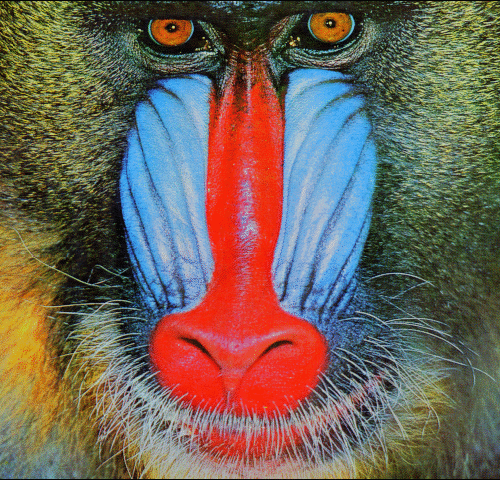
#> input picture Analysis/15IT245_M3_TestCases/bmp/15IT245_M3_TestCase2/15IT245_M3_image.bmp, 500 x 480 px
$ python 15IT245_M3_Analysis.py   (Python 2 division)
#> lines starting #> are read from the running program, lines starting #| are printed output that depends on the picture
import numpy as np
import cv2
from PIL import Image
import matplotlib.pyplot as plt
import matplotlib.image as mpimg
import math
from collections import deque
import pylab
import math


print "Reading image to be encrypted"
im= cv2.imread("15IT245_M3_image.bmp",0)
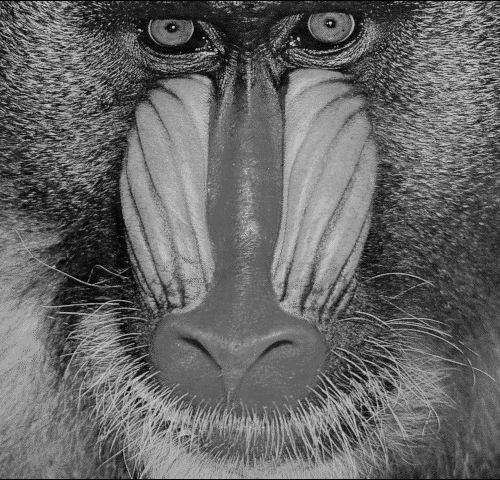
#> im: shape (480, 500); min 6, max 201, mean 102.9

#Cropping the image to 6*6 pixels
# im = im[0:3,0:3]
# cv2.imshow("grayscale",img)
# cv2.waitKey(0)

print "Converting image to grayscale and writing"
cv2.imwrite("15IT245_M3_grayscale.bmp",im)
#print img[0,0]

img = cv2.imread("15IT245_M3_grayscale.bmp",0)

print "The image size is:", img.size
#| The image size is: 240000
print "Image shape is:",img.shape
#| Image shape is: (480, 500)

rows=img.shape[0]
cols=img.shape[1]

print "Rows are ",rows
#| Rows are  480
print "Columns are ", cols
#| Columns are  500

pixel=np.zeros(shape=(rows,cols))
pixel=pixel.astype(int)

for i in range(rows):
	for j in range(cols):
		pixel[i,j]=img[i,j]

# [10 lines of commented-out code are left out]
print "Generating keys kr and kc for encryption"
kr = np.random.uniform(low=0, high=math.pow(2,8)-1, size=(rows,))
kr=kr.astype(int)
print "kr is ",kr
#| kr is  [139 182 153 138 108 164 111 227 245  97 201 134 144 236  18  22   5 212
#|  198 221 249 203 117 199  30 163  36 240 133 105  67 197 116 144   4 157
#|  156 157 240 173  91 111 177  15 170 171  53  32  80  92 145 111 252  26
#|   53  41 166  64 118  62  40  28 167  35  50  94 209  24 213  24 248 119
#|  249 154 188   9  72  30  75  30  81 105  16 176 144  67 133  23 146 236
#|   81 170  33 182  73  46 149   5 211   1 172  68 187 245  63 146 150 145
#> (further printed lines are left out)
print type(kr)
#| <class 'numpy.ndarray'>

rotkr=list(reversed(kr))
rotkr=np.asarray(rotkr)
print "rotkr is ",rotkr
#| rotkr is  [115 253 246 178 191 239 221 161 240 128  60 213  77 114  43  60 190  95
#|   96  69 224 186  14 175  59 242  27  63 252  75 230 247 251 207  88  59
#|   11 235 211  91 105 180  73 141 108 131 169  62 168  61  73 199  16 252
#|  125 162  41 104 252 248 157  29   3  33  64  56  64  17 109   3   8 156
#|   59  83 115 221 241  25 236 102  47   4  90  90 244   8 216  65 108  15
#|  101 160  40 207 231 209 146 242 116 218 150 116 244 203  40  61 162 192
#> (further printed lines are left out)
print type(rotkr)
#| <class 'numpy.ndarray'>

kc = np.random.uniform(low=0, high=math.pow(2,8)-1, size=(cols,))
kc=kc.astype(int)
print "kc is ",kc
#| kc is  [ 18  74  38 106  33 154  97 228 246 139  70 151 228 103 140  69 116 102
#|   63 128  79  95 133 191  85 235 219  12  64 113  26  88 188 173 158 181
#|   52  87 172 224 138  72   7 181   2  95 135 235  22 103   6  87 158  71
#|   53  29 147 177 171 241   0 165 153 150 245   4 177 207 130  85 201  24
#|  112 132 176  23  58 104 158 226 157  34 250 222 128 235 138 235 211 246
#|  234   9  44  99 242  76  40 226 113 231  40 168 112  19 177  63  10  15
#> (further printed lines are left out)

rotkc=list(reversed(kc))
rotkc=np.asarray(rotkc)
print "rotkc is ",rotkc
print type(rotkc)

#rows sum
for i in range(rows):
	sum=0
	for j in range(cols):
		sum=sum+pixel[i,j]
	if(sum%2==0):
		d=deque(pixel[i])
		d.rotate(kr[i]) #right circular shift by kr[i] positions
		d=list(d)
		pixel[i]=d
	else:
		d=deque(pixel[i])
		d.rotate(-kr[i]) #left circular shift by kr[i] positions
		d=list(d)
		pixel[i]=d
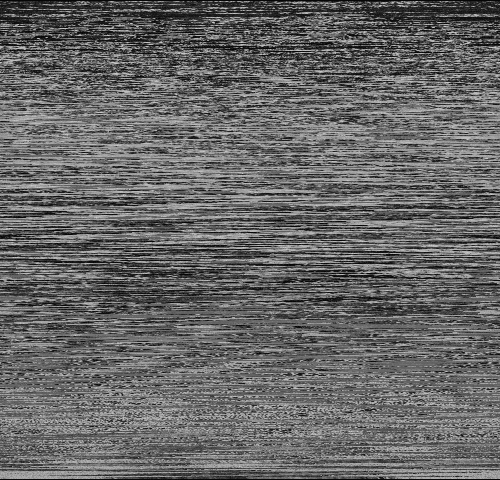
#> pixel: shape (480, 500) int64; min 6, max 201, mean 102.9

print "After scrambling rows:\n",pixel
#cols sum
for j in range(cols):
	sum=0
	for i in range(rows):
		sum=sum+pixel[i,j]
	if(sum%2==0):
		d=deque(pixel[:,j])
		d.rotate(-kc[j]) #up(left) circular shift by kc[j] positions
		d=list(d)
		pixel[:,j]=d
	else:
		d=deque(pixel[:,j])
		d.rotate(kc[j]) #down(right) circular shift by kc[j] positions
		d=list(d)
		pixel[:,j]=d


# print type(pixel)
print "After scrambling rows and columns:\n",pixel

pixel2=np.zeros(shape=(rows,cols))
pixel2=pixel2.astype(int)

pixel3=np.zeros(shape=(rows,cols))
pixel3=pixel3.astype(int)

#row exor
for i in range(rows):
	if(i%2==1):
		pixel2[i]=pixel[i]^kc
	else:
		pixel2[i]=pixel[i]^rotkc
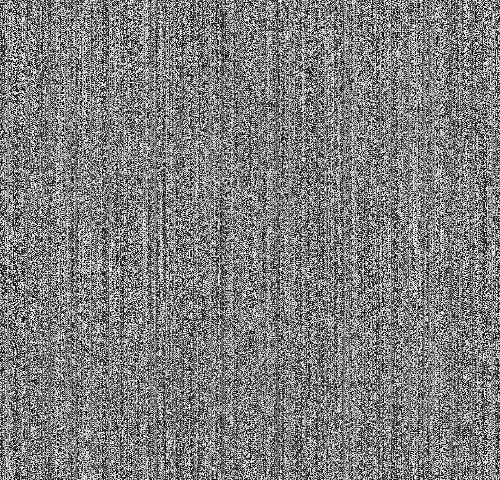
#> pixel2: shape (480, 500) int64; min 0, max 255, mean 125.7
#col exor
print "After row exor, pixel2 is \n",pixel2

for j in range(cols):
	if(j%2==1):
		pixel3[:,j]=pixel2[:,j]^kr
	else:
		pixel3[:,j]=pixel2[:,j]^rotkr
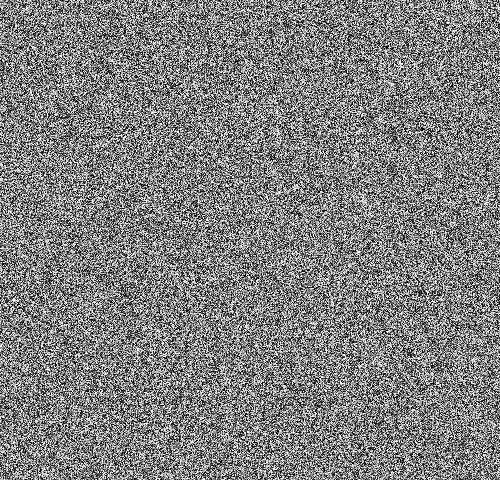
#> pixel3: shape (480, 500) int64; min 0, max 255, mean 127.6

print "After col exor, pixel3 is \n", pixel3
print type(pixel3)

# [4 lines of commented-out code are left out]
cv2.imwrite("15IT245_M3_encrypted.bmp",pixel3)

print "\n\n\nENCRYPTED IMAGE WRITTEN\n\n\n"

print "STARTING STEGANOGRAPHY\n\n\n"


msg= cv2.imread("15IT245_M3_encrypted.bmp",0)

print "Pixel values of encrypted image read are:\n",msg


binary=[]

for i in range(rows):
	b=[]
	for j in range(cols):
		val=msg[i,j]
		val1 = '{0:08b}'.format(val)
		b.append(val1)
	binary.append(b)
#> after the loop, binary = 480 items

print "The binary form of the encrypted image\n",binary

print("Reading cover image\n")

img_cover = cv2.imread("15IT245_M3_cover.png")
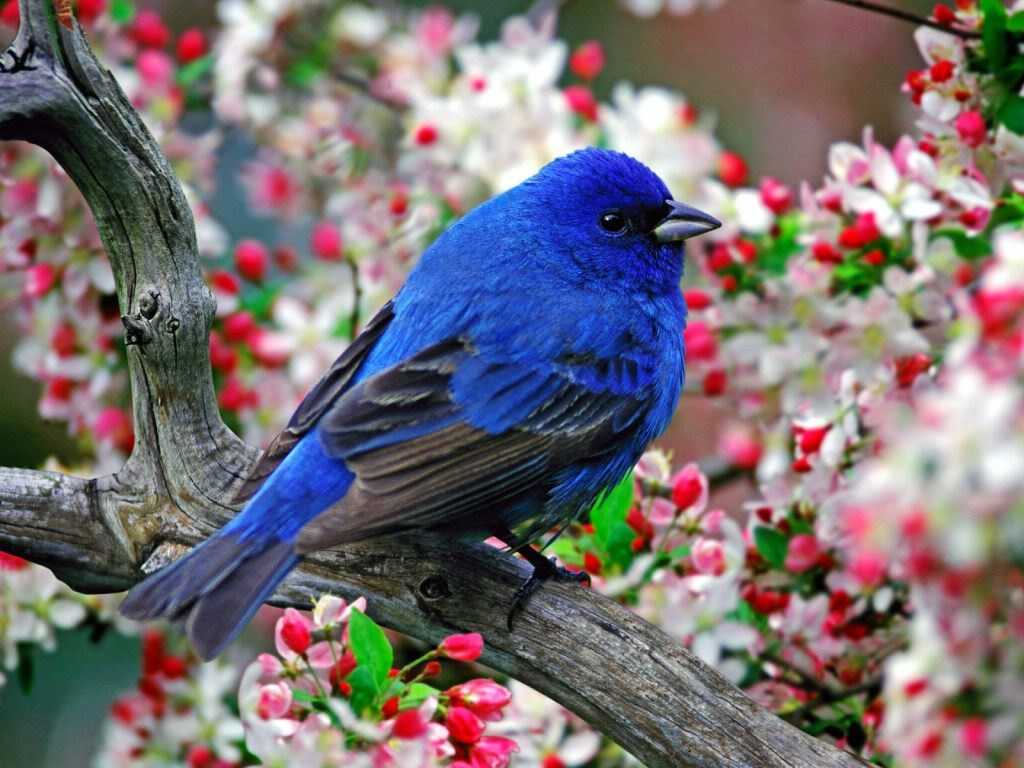
#> input picture Analysis/15IT245_M3_TestCases/bmp/15IT245_M3_TestCase2/15IT245_M3_cover.png, 1024 x 768 px
#> img_cover is the input picture: shape (768, 1024, 3); mean B, G, R 114.9, 111.1, 120.7

# [5 lines of commented-out code are left out]

print "Cover image is \n",img_cover
print "The image size is:", img_cover.size
print "Image shape is:",img_cover.shape

#For spliting the image into red green and blue channels
blue = img_cover[:,:,0]
green = img_cover[:,:,1]
red= img_cover[:,:,2]

red_stego = red.copy()
blue_stego = blue.copy()
green_stego = green.copy()

#getting the dimensions of the image
shape=img_cover.shape
rows_cover = shape[0]
col_cover = shape[1]

print "Red starting"
#for red
for i in range(rows):
	for j in range(cols):
		red_val = red[i][j]
		# [5 lines of commented-out code are left out]
		bin_2bits = binary[i][j][6:]
		#print "the last two bits extracted from the pixels binary(which is to be embedded in red pixel) is: ",bin_2bits, "for pixel ", count

		# count=count+1


		#Converting integer values 8 bit binary
		red_bin =  '{0:08b}'.format(red_val)
		# green_bin =  '{0:08b}'.format(green_val)
		# blue_bin =  '{0:08b}'.format(blue_val)

		#print "red_bin value", red_bin

		red_2bits = red_bin[6:]
		#print "Last two bits of red pixel for pixel ",count," is ",red_2bits

		#print "bin2bits[0]",bin_2bits[0]

		#exor operation

		input_a0 = int(bin_2bits[0],2)
		#print "input_a",input_a0,type(input_a0)
		input_b0 = int(red_2bits[0],2)
		#print "input_b",input_b0,type(input_b0)
		xor_res0 = bin(input_a0^input_b0)
		xor_res0= xor_res0[2:] #after removing 0b

		input_a1 = int(bin_2bits[1],2)
		#print "input_a",input_a1,type(input_a1)
		input_b1 = int(red_2bits[1],2)
		#print "input_b",input_b1,type(input_b1)
		xor_res1 = bin(input_a1^input_b1)
		xor_res1 = xor_res1[2:] #after removing 0b


		#print "result of xor is: ",xor_res0,xor_res1
		#print "type",type(xor_res0)

		stego = red_bin[0:6]+xor_res0+xor_res1
		#print "stego 8 bit binary value is ",stego, " for pixel ", count
		int_red=int(stego,2)
		red_stego[i][j] = int_red
	# if count==len(binary):
	# 		break


print "Encrypted image is\n",msg

print "Red is\n",red
print "Red_stego is\n",red_stego

print "Green starting"

	#for green
for i in range(rows):
	#print "gree"

	for j in range(cols):

		green_val = green[i][j]

		#print "count is",count
		# if count==len(binary):
		# 	break
		bin_2bits = binary[i][j][4:6]
		#print "The 5th and 6th of message is: ",bin_2bits, " for pixel ", count

		# count=count+1
			#Converting integer values 8 bit binary

		green_bin =  '{0:08b}'.format(green_val)
		#print "green_bin value", green_bin
		green_2bits = green_bin[6:]
		#print "last 2 bits of green pixel is: ",green_2bits, " for pixel ", count
			#print "bin2bits[0]",bin_2bits[0]

		#exor operation

		input_a0 = int(bin_2bits[0],2)
		#print "input_a",input_a0,type(input_a0)
		input_b0 = int(green_2bits[0],2)
		#print "input_b",input_b0,type(input_b0)
		xor_res0 = bin(input_a0^input_b0)
		xor_res0= xor_res0[2:] #after removing 0b
		input_a1 = int(bin_2bits[1],2)
		#print "input_a",input_a1,type(input_a1)
		input_b1 = int(green_2bits[1],2)
		#print "input_b",input_b1,type(input_b1)
		xor_res1 = bin(input_a1^input_b1)
		xor_res1 = xor_res1[2:] #after removing 0b
		#print "result of xor for green pixel is: ",xor_res0,xor_res1
		#print "type",type(xor_res0)
		stego = green_bin[0:6]+xor_res0+xor_res1
		#print "stego 8 bit binary value for green pixel is: ",stego
		int_green=int(stego,2)
		green_stego[i][j] = int_green


print "Message is \n",msg
print "Green is\n",green
print "Green Stego is\n",green_stego


print "Blue starting"

#for blue
for i in range(rows):

	for j in range(cols):


		blue_val = blue[i][j]

			#print "count is",count
			# if count==len(binary):
			# 	break
		bin_4bits = binary[i][j][0:4]
		#print "the first 4 bits of the message are: ",bin_4bits," for pixel ",count

			# count=count+1


			#Converting integer values 8 bit binary

		blue_bin =  '{0:08b}'.format(blue_val)


			#print "blue_bin value", blue_bin

		blue_4bits = blue_bin[4:]
		#print "last four bits of blue pixel are: ",blue_4bits, " for pixel ",count
			#print "bin4bits[0]",bin_4bits[0]

			#exor operation

		input_a0 = int(bin_4bits[0],2)
		#print "input_a",input_a0,type(input_a0)
		input_b0 = int(blue_4bits[0],2)
		#print "input_b",input_b0,type(input_b0)
		xor_res0 = bin(input_a0^input_b0)
		xor_res0= xor_res0[2:] #after removing 0b
		input_a1 = int(bin_4bits[1],2)
		#print "input_a",input_a1,type(input_a1)
		input_b1 = int(blue_4bits[1],2)
			#print "input_b",input_b1,type(input_b1)
		xor_res1 = bin(input_a1^input_b1)
		xor_res1 = xor_res1[2:] #after removing 0b
		input_a2 = int(bin_4bits[2],2)
			#print "input_a",input_a2,type(input_a1)
		input_b2 = int(blue_4bits[2],2)
			#print "input_b",input_b2,type(input_b2)
		xor_res2 = bin(input_a2^input_b2)
		xor_res2 = xor_res2[2:] #after removing 0b

		input_a3 = int(bin_4bits[3],2)
			#print "input_a",input_a3,type(input_a3)
		input_b3 = int(blue_4bits[3],2)
			#print "input_b",input_b3,type(input_b3)
		xor_res3 = bin(input_a3^input_b3)
		xor_res3 = xor_res3[2:] #after removing 0b


		#print "result of xor for blue pixel",xor_res0,xor_res1, " for pixel ", count
			#print "type",type(xor_res0)

		stego = blue_bin[0:4]+xor_res0+xor_res1+xor_res2+xor_res3
		#print "stego 8 bit binary value of blue pixel is: ",stego, "for pixel", count
		int_blue=int(stego,2)
		blue_stego[i][j] = int_blue


print "Message \n",msg
print "Blue\n",blue
print "Blue stego\n",blue_stego


# Merging the rgb components
print "Merging BGR components"

merge_img =  cv2.merge((blue_stego,green_stego,red_stego))
cv2.imwrite('15IT245_M3_stego.png',merge_img)


bit_xor = merge_img^img_cover
print "The merge image is", merge_img

print "The original image is\n", img_cover
# print "The merge image is", merge_img
print "The bit_xor imge is: ",bit_xor
# print "bit_xor[0][0]", bit_xor[0][0]
print bit_xor.shape


lred=[]
lgreen=[]
lblue=[]
lred_final=[]
lgreen_final=[]
lblue_final=[]
l_encr_words=[]
l_encr_words_int=[]

print "Rows and cols of cover are ",rows_cover,col_cover
#For red
for i in range(rows_cover):
	lred=[]
	for j in range(col_cover):
		# [4 lines of commented-out code are left out]
		r_bin = '{0:02b}'.format(bit_xor[i][j][2])


		#l_int=int(l_encr, 2)   #Converting into integer
		lred.append(r_bin)
	lred_final.append(lred)
#> after the loop, lred_final = 768 items
print "After extracting red values \n",lred_final

#For green
for i in range(rows_cover):
	lgreen=[]

	for j in range(col_cover):

			#b_bin = '{0:04b}'.format(bit_xor[i][j][0])
		g_bin = '{0:02b}'.format(bit_xor[i][j][1])
			#r_bin = '{0:02b}'.format(bit_xor[i][j][2])

			#l_int=int(l_encr, 2)   #Converting into integer
		lgreen.append(g_bin)
	lgreen_final.append(lgreen)
#> after the loop, lgreen_final = 768 items
print "After extracting green values\n",lgreen_final
#For blue
for i in range(rows_cover):
	lblue=[]
	for j in range(col_cover):

		#print "b value before ",bit_xor[i][j][0]
		b_bin = '{0:04b}'.format(bit_xor[i][j][0])
		#print "b value 4 bits ",b_bin

		lblue.append(b_bin)
	lblue_final.append(lblue)
#> after the loop, lblue_final = 768 items
# print "Length of list for b is ",len(l_encr_words_blue)
print "After extracting blue values\n",lblue_final
lsemifinal=[]
lfinal=[]
lfinalint=[]
lsemifinalint=[]
for i in range(rows_cover):
	lsemifinalint=[]
	lsemifinal=[]
	for j in range(col_cover):
		# print "blue value ", lblue_final[i][j]
		# print "green value ", lgreen_final[i][j]
		# print "red value ", lred_final[i][j]

		k = lblue_final[i][j] + lgreen_final[i][j] + lred_final[i][j]
		kint=int(k,2)
		# print k
		lsemifinal.append(k)
		lsemifinalint.append(kint)
	lfinal.append(lsemifinal)
	lfinalint.append(lsemifinalint)
#> after the loop, lfinal = 768 items; lfinalint = 768 items

print "Encrypted extracted\n",lfinalint
print "Actual encrypted\n",msg


extracted=np.array(lfinalint)
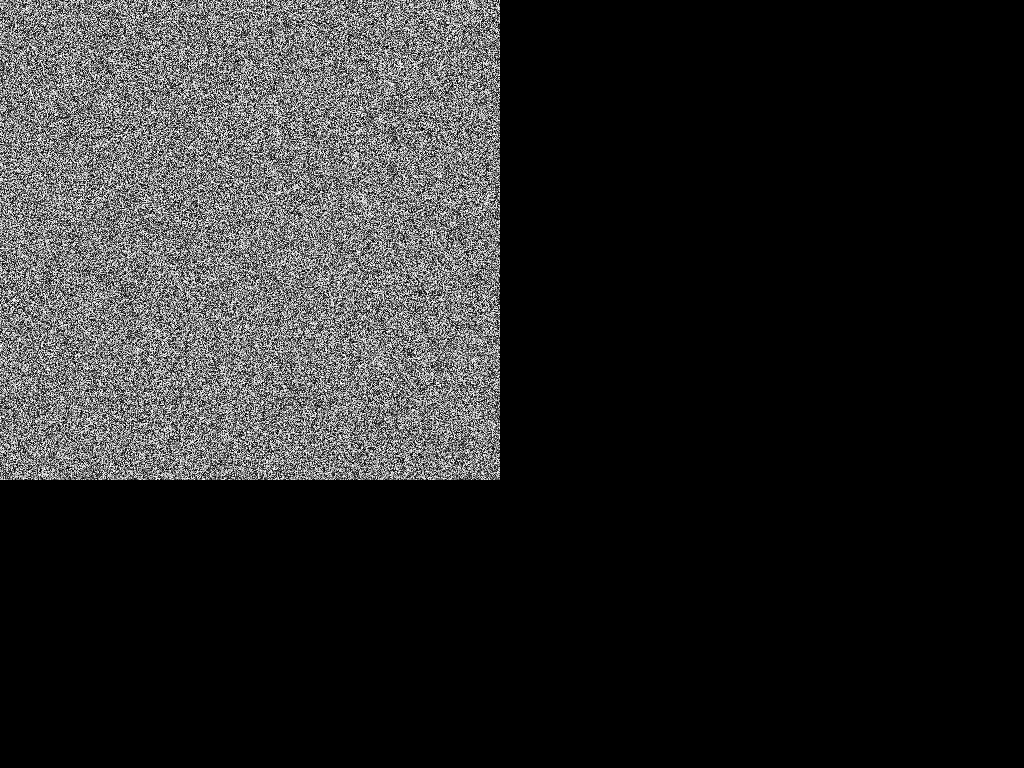
#> extracted: shape (768, 1024) int64; min 0, max 255, mean 39
print extracted,type(extracted)

rowzero=np.where(~extracted.any(axis=1))[0]
#> rowzero = 288 values from 480 to 767
minrow=rowzero[0]
#> minrow = 480

colzero=np.where(~extracted.any(axis=0))[0]
#> colzero = 524 values from 500 to 1023
mincol=colzero[0]
#> mincol = 500

print minrow,mincol

img2=extracted[0:minrow,0:mincol]
print "Image extracted after removing rows and columns which are zero\n",img2

print ("\n\n\nDECRYPTION\n\n\n")

# [17 lines of commented-out code are left out]


print "The image size is:", img2.size
print "Image shape is:",img2.shape

rows2=img2.shape[0]
cols2=img2.shape[1]

print "Rows are ",rows2
print "Columns are ", cols2

pixel3_dec=np.zeros(shape=(rows2,cols2))
pixel3_dec=pixel3_dec.astype(int)

for j in range(cols2):
	if(j%2==1):
		pixel3_dec[:,j]=img2[:,j]^kr
	else:
		pixel3_dec[:,j]=img2[:,j]^rotkr


print "pixel3_dec is \n",pixel3_dec


pixel2_dec=np.zeros(shape=(rows2,cols2))
pixel2_dec=pixel2_dec.astype(int)

for i in range(rows2):
	if(i%2==1):
		pixel2_dec[i]=pixel3_dec[i]^kc
	else:
		pixel2_dec[i]=pixel3_dec[i]^rotkc


print "pixel2_dec \n",pixel2_dec


#unscramble

for j in range(cols2):
	sum=0
	for i in range(rows2):
		sum=sum+pixel2_dec[i,j]
	if(sum%2==0):
		d=deque(pixel2_dec[:,j])
		d.rotate(kc[j]) #down circular shift by kc[j] positions
		d=list(d)
		pixel2_dec[:,j]=d
	else:
		d=deque(pixel2_dec[:,j])
		d.rotate(-kc[j]) #up circular shift by kc[j] positions
		d=list(d)
		pixel2_dec[:,j]=d


for i in range(rows2):
	sum=0
	for j in range(cols2):
		sum=sum+pixel2_dec[i,j]
	if(sum%2==0):
		d=deque(pixel2_dec[i])
		d.rotate(-kr[i]) #right circular shift by kr[i] positions
		d=list(d)
		pixel2_dec[i]=d
	else:
		d=deque(pixel2_dec[i])
		d.rotate(kr[i]) #left circular shift by kr[i] positions
		d=list(d)
		pixel2_dec[i]=d


print "pixel2_dec is \n",pixel2_dec
print "original image is \n",img
cv2.imwrite("15IT245_M3_decrypted.bmp",pixel2_dec)

img_gray = cv2.imread("15IT245_M3_grayscale.bmp",0)

img_dec = cv2.imread("15IT245_M3_decrypted.bmp",0)


print img_gray
print img_dec

if((pixel2_dec==img_dec).all()):
	print "woohoo"


if((img2==img_gray).all()):
	print "yes1"
if((img2==img).all()):
	print "yes2"
if((img_dec==img).all()):
	print "yes3"
if((img_dec==im).all()):
	print "yes4"


print "-------------------------------------ANALYSIS---------------------------------------------------------------------------"
#msg is the encrypted image and img is the original image
a=0
print msg.shape
for i in range(rows):
	for  j in range(cols):
		if msg[i][j]==pixel3[i][j]:
			a=a+1

print "The value of a is:",a


print "VISUAL TESTING"
d=0
for i in range(rows):
	for j in range(cols):
		if pixel3[i][j] == img[i][j]:
			d=d+0
		else:
			d=d+1

NPCR =  (d / (rows*cols*1.000000))*100


diff_sum=0
for i in range(rows):
	for j in range(cols):
		diff = pixel3[i][j] - img[i][j]
		if diff < 0:
			diff = diff*(-1)
		diff_sum = diff_sum + diff

UACI = (diff_sum/(255*rows*cols*1.0000000))*100

print "The NCPR value is: ", NPCR
print "The UACI value is: ", UACI

print "STATISTICAL ANALYSIS"

print "1] Histogram Analysis"

plt.subplot(211)
plt.hist(img.ravel(),256,[0,256])
plt.title('Histogram of original and encrypted image')
plt.ylabel('Number of pixels')
plt.xlabel('Intensity values')


plt.subplot(212)
plt.hist(msg.ravel(),256,[0,256])
plt.ylabel('Number of pixels')
plt.xlabel('Intensity values')
plt.savefig('histogram.png')


print "2] Correlations computation of the adjacent pixels in encrypted image"
hori_mat = img
hori_mat_enc = msg

for i in range(rows):
	for j in range(cols):
		if j < cols -1:
			hori_mat[i][j] = img[i][j+1]
			hori_mat_enc[i][j] = msg[i][j+1]
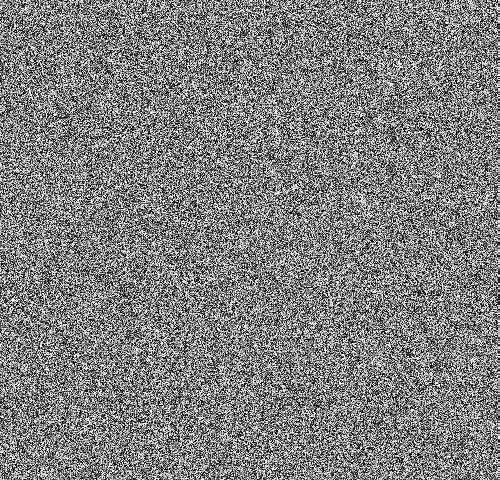
#> hori_mat_enc: shape (480, 500); min 0, max 255, mean 127.6


Ex=0
Ey=0
Ex_enc=0
Ey_enc=0
for i in range(rows):
	for j in range(cols-1):
		Ex=Ex+img[i][j]
		Ey=Ey+img[i][j+1]
		Ex_enc=Ex_enc+msg[i][j]
		Ey_enc=Ey_enc+msg[i][j+1]
Ex = Ex/(rows*(cols-1)*1.000)
Ey = Ey/(rows*(cols-1)*1.000)
Ex_enc = Ex_enc/(rows*(cols-1)*1.000)
Ey_enc = Ey_enc/(rows*(cols-1)*1.000)


Dx=0
Dy=0
Dx_enc=0
Dy_enc=0

for i in range(rows):
	for j in range(cols-1):
		Dx=Dx+math.pow(img[i][j]-Ex,2)
		Dy=Dy+math.pow(img[i][j+1]-Ey,2)
		Dx_enc=Dx_enc+math.pow(msg[i][j]-Ex_enc,2)
		Dy_enc=Dy_enc+math.pow(msg[i][j+1]-Ey_enc,2)


Dx = Dx/(rows*(cols-1)*1.000)
Dy = Dy/(rows*(cols-1)*1.000)
Dx_enc = Dx_enc/(rows*(cols-1)*1.000)
Dy_enc = Dy_enc/(rows*(cols-1)*1.000)

cov=0
cov_enc=0
for i in range(rows):
	for j in range(cols-1):
		cov = cov + (img[i][j] - Ex)*(img[i][j+1] - Ey)
		cov_enc = cov_enc + (msg[i][j] - Ex_enc)*(msg[i][j+1] - Ey_enc)

cov = cov/(rows*(cols-1)*1.0000)
cov_enc = cov_enc/(rows*(cols-1)*1.0000)


coef = cov/((math.pow(Dx,0.5)*math.pow(Dy,0.5))*1.0000)
coef_enc = cov_enc/((math.pow(Dx_enc,0.5)*math.pow(Dy_enc,0.5))*1.0000)


print "The coefficient of original image is:", coef
print "The coefficient of encrypted image is:", coef_enc


Ex_ver=0
Ey_ver=0
Ex_enc_ver=0
Ey_enc_ver=0
for i in range(rows-1):
	for j in range(cols):
		Ex_ver=Ex_ver+img[i][j]
		Ey_ver=Ey_ver+img[i+1][j]
		Ex_enc_ver=Ex_enc_ver+msg[i][j]
		Ey_enc_ver=Ey_enc_ver+msg[i+1][j]
Ex_ver = Ex_ver/((rows-1)*(cols)*1.000)
Ey_ver = Ey_ver/((rows-1)*(cols)*1.000)
Ex_enc_ver = Ex_enc_ver/(rows*(cols-1)*1.000)
Ey_enc_ver = Ey_enc_ver/(rows*(cols-1)*1.000)


Dx_ver=0
Dy_ver=0
Dx_enc_ver=0
Dy_enc_ver=0

for i in range(rows-1):
	for j in range(cols):
		Dx_ver=Dx_ver+math.pow(img[i][j]-Ex_ver,2)
		Dy_ver=Dy_ver+math.pow(img[i+1][j]-Ey_ver,2)
		Dx_enc_ver=Dx_enc_ver+math.pow(msg[i][j]-Ex_enc_ver,2)
		Dy_enc_ver=Dy_enc_ver+math.pow(msg[i+1][j]-Ey_enc_ver,2)


Dx_ver = Dx_ver/((rows-1)*(cols)*1.000)
Dy_ver = Dy_ver/((rows-1)*(cols)*1.000)
Dx_enc_ver = Dx_enc_ver/((rows-1)*(cols)*1.000)
Dy_enc_ver = Dy_enc_ver/((rows-1)*(cols)*1.000)

cov_ver=0
cov_enc_ver=0
for i in range(rows-1):
	for j in range(cols):
		cov_ver = cov_ver + (img[i][j] - Ex_ver)*(img[i+1][j] - Ey_ver)
		cov_enc_ver = cov_enc_ver + (msg[i][j] - Ex_enc_ver)*(msg[i+1][j] - Ey_enc_ver)

cov_ver = cov_ver/((rows-1)*(cols)*1.0000)
cov_enc_ver = cov_enc_ver/((rows-1)*(cols)*1.0000)


coef_ver = cov_ver/((math.pow(Dx_ver,0.5)*math.pow(Dy_ver,0.5))*1.0000)
coef_enc_ver = cov_enc_ver/((math.pow(Dx_enc_ver,0.5)*math.pow(Dy_enc_ver,0.5))*1.0000)

print "\nii) Vertical"
print "The correlation coefficient of original image is:", coef_ver
print "The correlation coefficient of encrypted image is:", coef_enc_ver


print "ENTROPY"
img_ent = img.flatten()
msg_ent= msg.flatten()

from pyitlib import discrete_random_variable as drv
#> (the run stopped early here; a loop or call above may not have finished)
